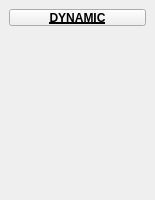
<?xml version="1.0" encoding="UTF-8"?>
<ui version="4.0">
 <class>QtUi</class>
 <widget class="QMainWindow" name="QtUi">
  <property name="geometry">
   <rect>
    <x>0</x>
    <y>0</y>
    <width>155</width>
    <height>200</height>
   </rect>
  </property>
  <property name="minimumSize">
   <size>
    <width>120</width>
    <height>0</height>
   </size>
  </property>
  <property name="maximumSize">
   <size>
    <width>999</width>
    <height>999</height>
   </size>
  </property>
  <property name="windowTitle">
   <string>Toolkit</string>
  </property>
  <property name="tabShape">
   <enum>QTabWidget::Triangular</enum>
  </property>
  <property name="dockNestingEnabled">
   <bool>true</bool>
  </property>
  <property name="dockOptions">
   <set>QMainWindow::AllowNestedDocks|QMainWindow::AllowTabbedDocks|QMainWindow::AnimatedDocks|QMainWindow::ForceTabbedDocks</set>
  </property>
  <property name="bnabled" stdset="0">
   <bool>true</bool>
  </property>
  <widget class="QWidget" name="mainWindow">
   <property name="palette">
    <palette>
     <active>
      <colorrole role="Highlight">
       <brush brushstyle="SolidPattern">
        <color alpha="255">
         <red>168</red>
         <green>152</green>
         <blue>250</blue>
        </color>
       </brush>
      </colorrole>
     </active>
     <inactive>
      <colorrole role="Highlight">
       <brush brushstyle="SolidPattern">
        <color alpha="255">
         <red>168</red>
         <green>152</green>
         <blue>250</blue>
        </color>
       </brush>
      </colorrole>
     </inactive>
     <disabled>
      <colorrole role="Highlight">
       <brush brushstyle="SolidPattern">
        <color alpha="255">
         <red>168</red>
         <green>152</green>
         <blue>250</blue>
        </color>
       </brush>
      </colorrole>
     </disabled>
    </palette>
   </property>
   <layout class="QHBoxLayout" name="horizontalLayout_2">
    <item>
     <layout class="QGridLayout" name="gridLayout">
      <property name="spacing">
       <number>0</number>
      </property>
      <item row="1" column="1" colspan="2">
       <layout class="QHBoxLayout" name="horizontalLayout">
        <item>
         <widget class="QStackedWidget" name="stackedWidget">
          <property name="currentIndex">
           <number>-1</number>
          </property>
         </widget>
        </item>
       </layout>
      </item>
      <item row="0" column="1" colspan="2">
       <widget class="PushButtonDraggable" name="draggable_header">
        <property name="minimumSize">
         <size>
          <width>19</width>
          <height>17</height>
         </size>
        </property>
        <property name="maximumSize">
         <size>
          <width>999</width>
          <height>17</height>
         </size>
        </property>
        <property name="font">
         <font>
          <weight>75</weight>
          <bold>true</bold>
          <underline>true</underline>
         </font>
        </property>
        <property name="text">
         <string>DYNAMIC</string>
        </property>
        <property name="checkable">
         <bool>true</bool>
        </property>
       </widget>
      </item>
     </layout>
    </item>
   </layout>
  </widget>
 </widget>
 <customwidgets>
  <customwidget>
   <class>PushButtonDraggable</class>
   <extends>QPushButton</extends>
   <header>widgets.pushbuttondraggable.h</header>
  </customwidget>
 </customwidgets>
 <resources/>
 <connections/>
 <designerdata>
  <property name="gridDeltaX">
   <number>5</number>
  </property>
  <property name="gridDeltaY">
   <number>5</number>
  </property>
  <property name="gridSnapX">
   <bool>true</bool>
  </property>
  <property name="gridSnapY">
   <bool>true</bool>
  </property>
  <property name="gridVisible">
   <bool>true</bool>
  </property>
 </designerdata>
</ui>
